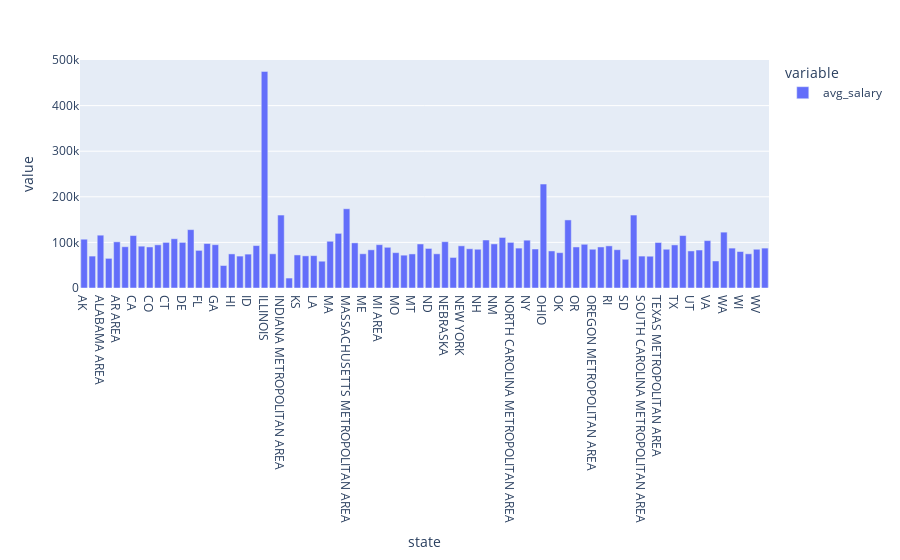

Write notebook code for a chart like this one.
### Code cell
fig_data = salary_state_df[['state', 'avg_salary']].groupby('state').median()
print(fig_data.head())
fig = px.bar(fig_data)
fig.show()

### Figure 1 — Plotly figure (JSON) as saved in the notebook; plotly's stock layout.template omitted (floating-point values rounded to 4 significant figures)
{"data": [{"alignmentgroup": "True", "hovertemplate": "variable=avg_salary<br>state=%{x}<br>value=%{y}<extra></extra>", "legendgroup": "avg_salary", "marker": {"color": "#636efa", "pattern": {"shape": ""}}, "name": "avg_salary", "offsetgroup": "avg_salary", "orientation": "v", "showlegend": true, "textposition": "auto", "type": "bar", "x": ["AK", "AL", "ALABAMA AREA", "AR", "AR AREA", "AZ", "CA", "CALIFORNIA", "CO", "COLORADO", "CT", "DC", "DE", "DELAWARE", "FL", "FLORIDA", "GA", "HAWAII", "HI", "IA", "ID", "IL", "ILLINOIS", "IN", "INDIANA METROPOLITAN AREA", "KANSAS METROPOLITAN AREA", "KS", "KY", "LA", "LOUISIANA METROPOLITAN AREA", "MA", "MASSACHUSETTS", "MASSACHUSETTS METROPOLITAN AREA", "MD", "ME", "MI", "MI AREA", "MN", "MO", "MS", "MT", "NC", "ND", "NE", "NEBRASKA", "NEBRASKA METROPOLITAN AREA", "NEW YORK", "NEW YORK METROPOLITAN AREA", "NH", "NJ", "NM", "NORTH CAROLINA", "NORTH CAROLINA METROPOLITAN AREA", "NV", "NY", "OH", "OHIO", "OHIO METROPOLITAN AREA", "OK", "OKLAHOMA", "OR", "OREGON", "OREGON METROPOLITAN AREA", "PA", "RI", "SC", "SD", "SOUTH CAROLINA AREA", "SOUTH CAROLINA METROPOLITAN AREA", "TEXAS", "TEXAS METROPOLITAN AREA", "TN", "TX", "UNITED STATES", "UT", "UTAH", "VA", "VT", "WA", "WASHINGTON", "WI", "WISCONSIN METROPOLITAN AREA", "WV", "WY"], "xaxis": "x", "y": [107000, 70000, 115800.0, 65000, 101200.0, 90500, 115000, 91725, 90000, 94700, 99980, 108000, 100000, 128000, 82500, 97500, 95000, 49340.0, 74760, 70000, 74310.0, 93050, 475000, 75000, 160000, 21810.0, 72500, 70470.0, 71000, 58750, 102500, 119800, 173750, 99030.0, 75060.0, 83750, 95000, 89283, 77520.0, 72000, 74706, 96540.0, 86750, 75000, 101530, 67000, 92500, 86024, 85000, 105250, 96710.0, 110850, 100000, 87500, 104875, 85500, 228000, 81250, 77500, 149287, 90000, 95870.0, 85000, 90000, 92409, 84000, 63000, 160000, 70000, 69700.0, 99750, 85000, 94500, 115000, 81250, 83300, 104000, 59250, 122500, 87500, 80000, 75000, 85000, 87500], "yaxis": "y"}], "layout": {"barmode": "relative", "legend": {"title": {"text": "variable"}, "tracegroupgap": 0}, "margin": {"t": 60}, "xaxis": {"anchor": "y", "domain": [0, 1], "title": {"text": "state"}}, "yaxis": {"anchor": "x", "domain": [0, 1], "title": {"text": "value"}}}}
